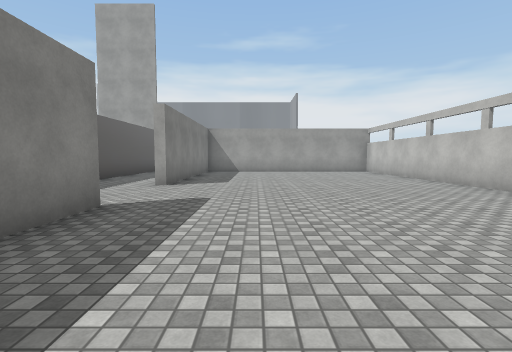
view 1 (above)

17 first-person views from a walk through a scene from a Unity 3-D project. The camera is 1.4 m above the floor, tilts 4° down and sees 85° across. The floor is counted in squares, 2 m on a side. Each view is taken from the middle of a square. On the plan, view 1 faces up. The plan holds only what a view shows up to about 9 squares ahead; the rest is blank. The place goes on beyond the plan. Some surface patterns are stand-ins.

view 2
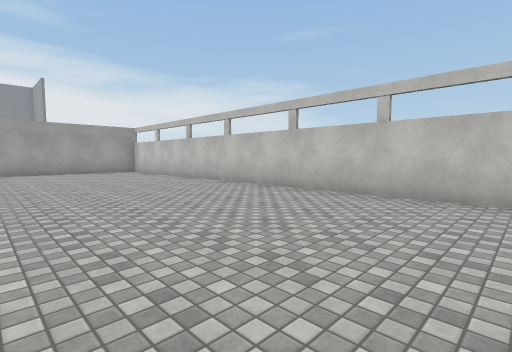

view 3
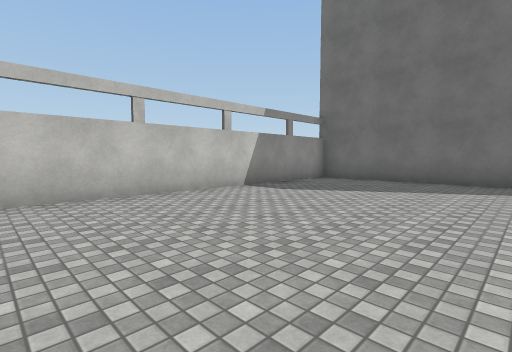

view 4
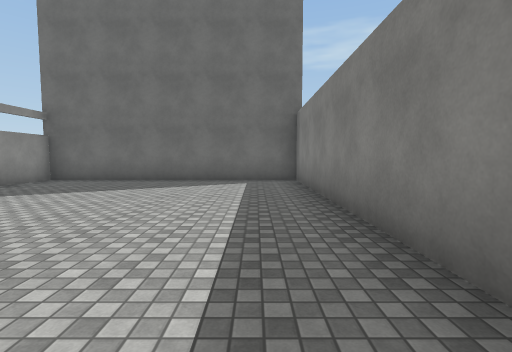

view 5
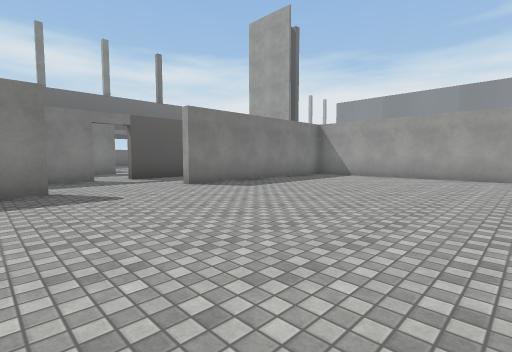

view 6
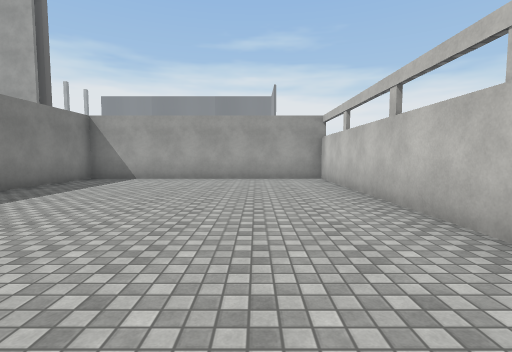

view 7
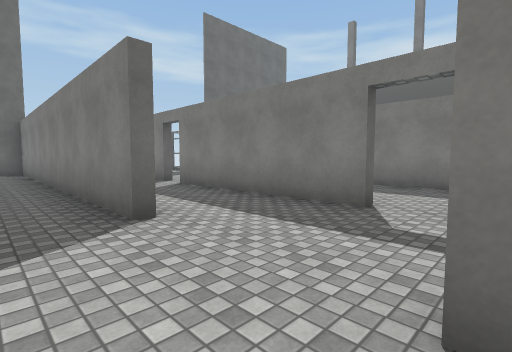

view 8
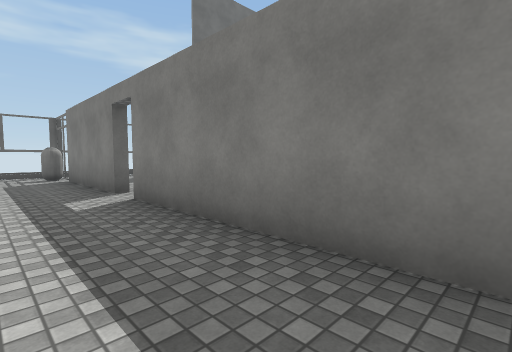

view 9
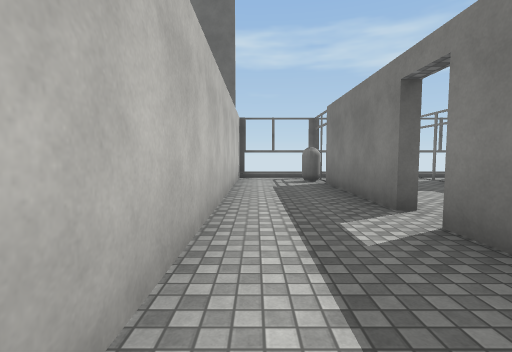

view 10
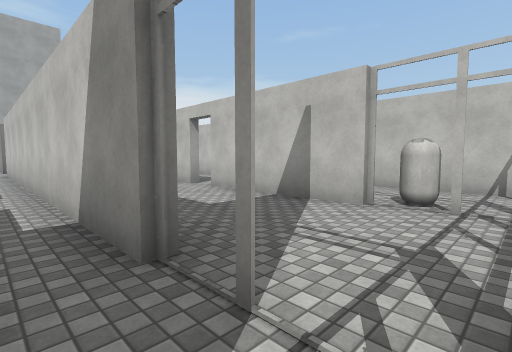

view 11
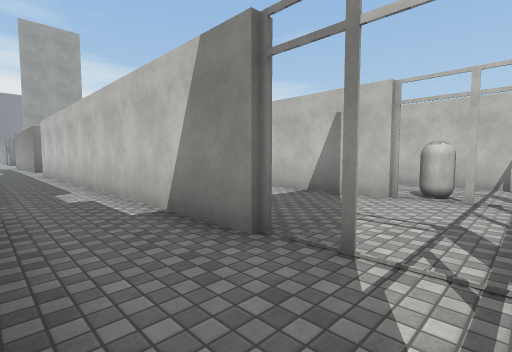

view 12
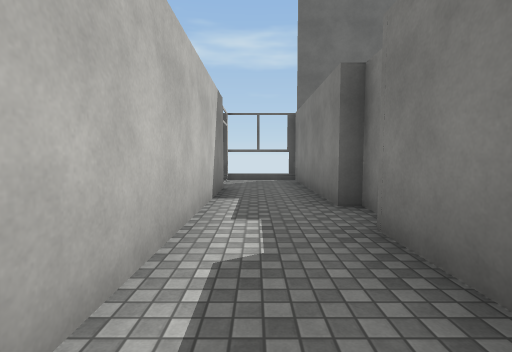

view 13
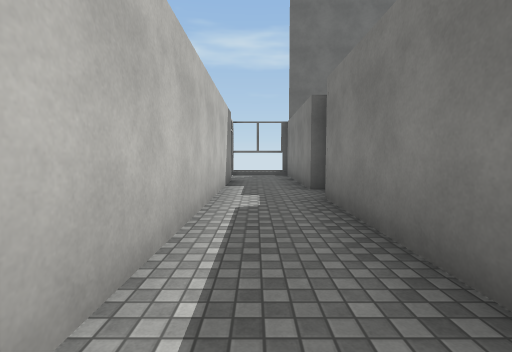

view 14
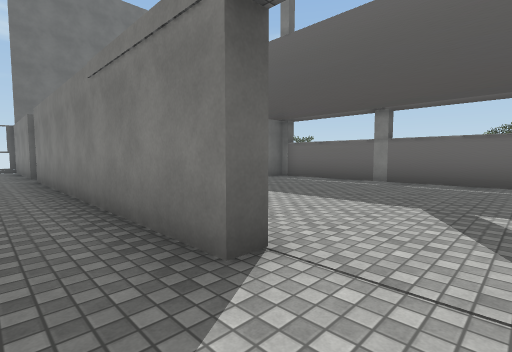

view 15
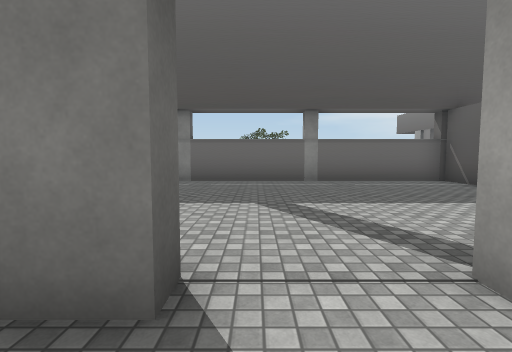

view 16
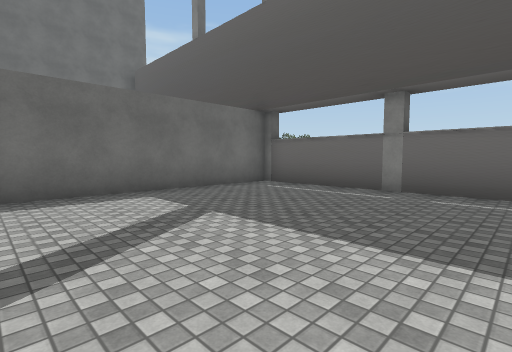

view 17
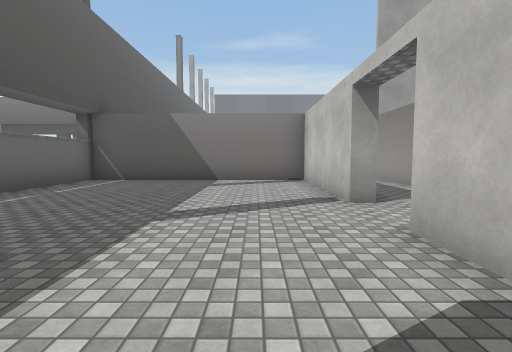

### Floor plan
Points are (right, up) in squares from view 1. A wall is a line through its corners. A room is listed if a view was taken in it or the views show most of it. See-through windows are left out.
Room 1 (views 1, 2, 3, 4, 5, 6, 7, 8, 9)
walls: (-2.2, 4) (-2.2, -6.2) (5.1, -6.2) (5.1, 12.8) (-2.2, 12.8) (-2.2, 6.8); (-4.8, -0.5) (-4.8, -4.4); (-4.8, 5.4) (-4.8, 0.2); (-2.5, -5.8) (-2.5, 2.5)
ways out: opening at (-5, 0) to room 3; opening at (-5, 6) to room 3; opening at (-3.5, 6) to room 3; gap at (-5, -6) to room 3
objects: capsule (-5, -5) to (-4, -5)
Room 2 (views 10, 11)
walls: (-10.2, -1.9) (-10.2, -6.2) (-8, -6.2); (-7.9, -4.2) (-8.3, -4.2) (-8.3, 1.5); (-10.5, -1.4) (-10.5, -2); (-10.2, 1.4) (-10.2, -0.6)
ways out: opening at (-9, 1) to room 3; opening at (-8, -5.5) to room 3; gap at (-8, -4) to room 3
Room 3 (views 12, 13, 14, 15)
walls: (-10.2, 7.6) (-10.2, 1.4); (-8, 5.8) (-8, 4.1); (-8.3, 11.6) (-8.3, 13.6); (-8.3, 1.5) (-8.3, 6); (-4.8, 7) (-4.8, 6.4); (-4.8, 9.1) (-4.8, 8.5); (-5.1, 0.2) (-5.1, 1); (-5.1, -4.4) (-5.1, -0.5)
ways out: opening at (-5, 0) to room 1; opening at (-5, 6) to room 1; opening at (-3.5, 6) to room 1; gap at (-5, -6) to room 1; opening at (-9, 1) to room 2; opening at (-8, -5.5) to room 2; gap at (-8, -4) to room 2; opening at (-10, 8.5) to room 4
Room 4 (views 16, 17)
walls: (-10.6, 6.5) (-10.6, 7.6) (-10.2, 7.6); (-10.1, 9.2) (-10.6, 9.2) (-10.6, 13.3) (-16.9, 13.3) (-16.9, 2.5) (-11.1, 2.5)
ways out: opening at (-10, 8.5) to room 3

Where each view was taken, in squares from view 1:
view 1: 0 up, 0 right, facing up
view 2: 0 up, 0 right, facing up-right
view 3: 2 up, 0 right, facing down-right
view 4: 2 up, 1 left, facing down
view 5: 3 up, 4 right, facing up-left
view 6: 4 up, 3 right, facing up
view 7: 7 up, 1 left, facing down-left
view 8: 5 up, 3 left, facing down-left
view 9: 3 up, 3 left, facing down
view 10: 6 down, 9 left, facing up-right
view 11: 6 down, 10 left, facing up-right
view 12: 2 up, 9 left, facing down
view 13: 4 up, 9 left, facing down
view 14: 9 up, 9 left, facing down-left
view 15: 8 up, 9 left, facing left
view 16: 8 up, 11 left, facing down-left
view 17: 5 up, 12 left, facing up
